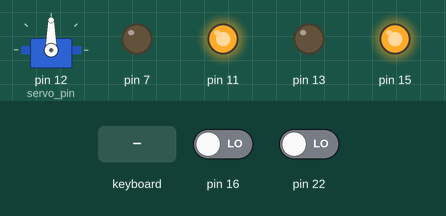
This program was run on a simulated Raspberry Pi (header pin numbers). Parts: servo, output pins drawn as LEDs (lit = HIGH). The inputs (shaded band) are chosen by the test bench; at power-on: pin 16 LOW, pin 22 LOW. Servo angles are drawn from the pulse width (0.5 ms = 0°, 2.5 ms = 180°).

Above: at 1.2 s.
1.3 s: pin 16 driven HIGH
At 2.0 s:
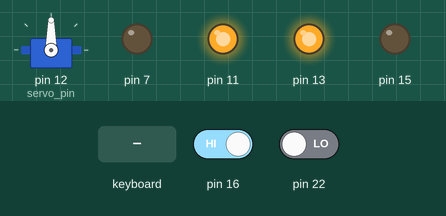
2.8 s: pin 22 driven HIGH
At 3.2 s:
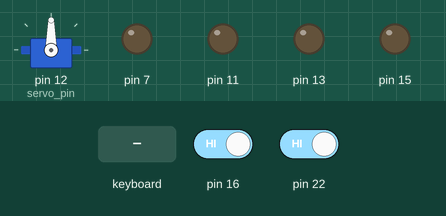
4.3 s: key "b" typed on the keyboard
At 4.85 s:
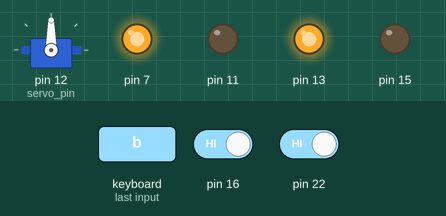
6.4 s: key "r" typed on the keyboard
At 7.5 s:
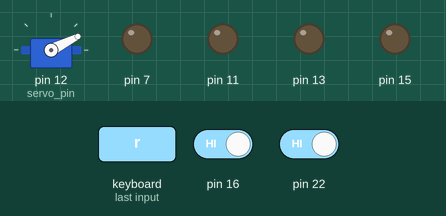
8.4 s: key "l" typed on the keyboard
At 10.1 s:
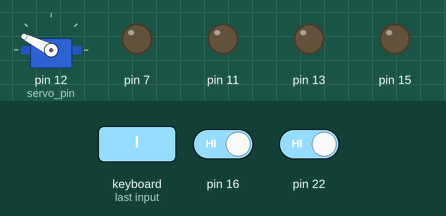
10.4 s: pin 16 driven LOW
At 11.8 s:
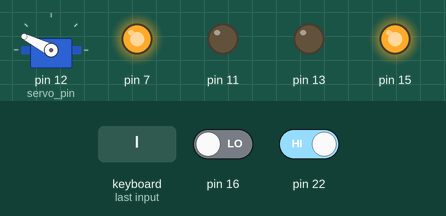
Timing chart, 0 to 13.4 s (numbered marks = the images above; inputs shaded):
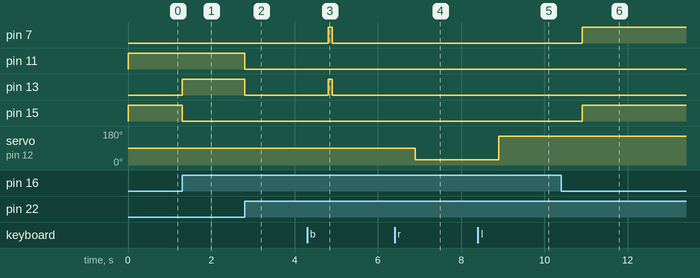

Measured:
- after the input at 1.3 s, pin 13: LOW → HIGH at once; pin 15: HIGH → LOW at once
- after the input at 2.8 s, pin 11, pin 13: HIGH → LOW at once
- after the input at 4.3 s, pin 7, pin 13: LOW → HIGH after 0.50 s, → LOW 0.10 s later
- after the input at 6.4 s, servo on pin 12 (servo_pin): 90° → 27° after 0.50 s
- after the input at 8.4 s, servo on pin 12 (servo_pin): 27° → 153° after 0.50 s
- after the input at 10.4 s, pin 7, pin 15: LOW → HIGH after 0.50 s

The program:

Robot+IR.py
```python
# Robot with IR sensors
# Turns when sensors encounter line
# r and l now turn the servo for camera

import RPi.GPIO as GPIO
import time
import curses
# Pin Assignments
servo_pin = 12
duty_cycle = 7.5

GPIO.setmode(GPIO.BOARD)
GPIO.setup(7, GPIO.OUT)
GPIO.setup(11, GPIO.OUT)
GPIO.setup(13, GPIO.OUT)
GPIO.setup(15, GPIO.OUT)
GPIO.setup(16, GPIO.IN)
GPIO.setup(18, GPIO.IN)
GPIO.setup(22, GPIO.IN)

GPIO.setup(servo_pin, GPIO.OUT)
pwm_servo = GPIO.PWM(servo_pin, 50)
pwm_servo.start(duty_cycle)

key=curses.initscr()
#curses.cbreak()
key.keypad(1)
key.nodelay(1)

def Forward():
    GPIO.output(7, False)
    GPIO.output(11, True)
    GPIO.output(13, False)
    GPIO.output(15, True)

def Back():
    GPIO.output(7, True)
    GPIO.output(11, False)
    GPIO.output(13, True)
    GPIO.output(15, False)

def Right():
    GPIO.output(7, True)
    GPIO.output(11, False)
    GPIO.output(13, False)
    GPIO.output(15, True)

def Left():
    GPIO.output(7, False)
    GPIO.output(11, True)
    GPIO.output(13, True)
    GPIO.output(15, False)

def Stop():
    GPIO.output(7, False)
    GPIO.output(11, False)
    GPIO.output(13, False)
    GPIO.output(15, False)

try:
    while (True):
        char=key.getch()
        if char==ord('q'):
            break
        elif char==ord('b'):
            Back()
            time.sleep(.1)
            Stop()
        elif char==ord('f'):
            pwm_servo.ChangeDutyCycle(7.5)
        elif char==ord('r'):
            pwm_servo.ChangeDutyCycle(4)
        elif char==ord('l'):
            pwm_servo.ChangeDutyCycle(11)
        elif char==ord('s'):
            Stop()
            time.sleep(1)
        if GPIO.input(22)==1 and GPIO.input(16)==1:
            Stop()
            time.sleep(1)
        elif GPIO.input(22)==1 and GPIO.input(16)==0:
            Right()
            time.sleep(.1)
        elif GPIO.input(16)==1 and GPIO.input(22)==0:
            Left()
            time.sleep(.1)
        else:
            Forward()
            time.sleep(.1)
finally:
    pwm_servo.ChangeDutyCycle(7.5)
    Stop()
#    curses.nocbreak()
    key.keypad(0)
    curses.echo()
    curses.endwin()
    GPIO.cleanup()
```
